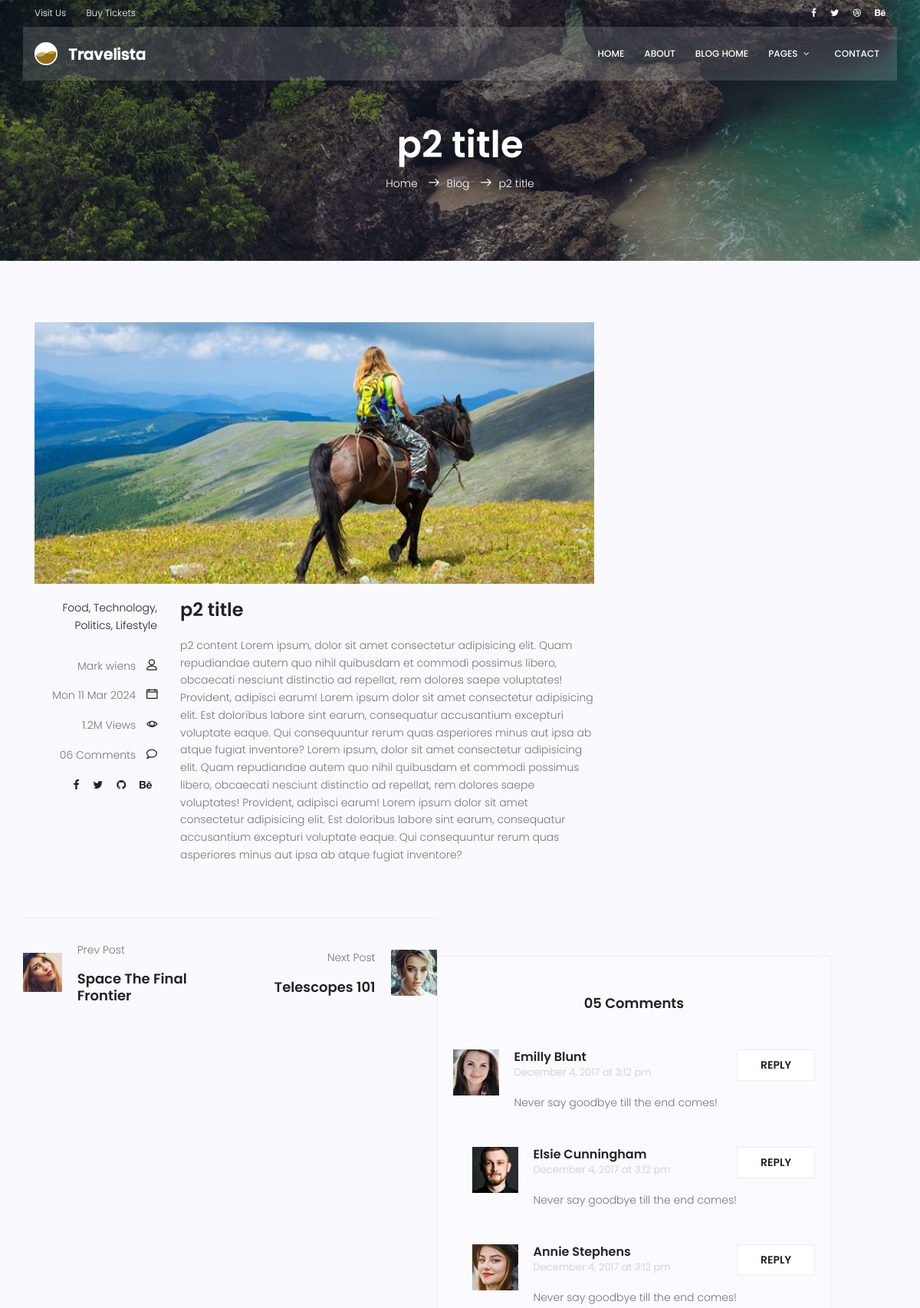
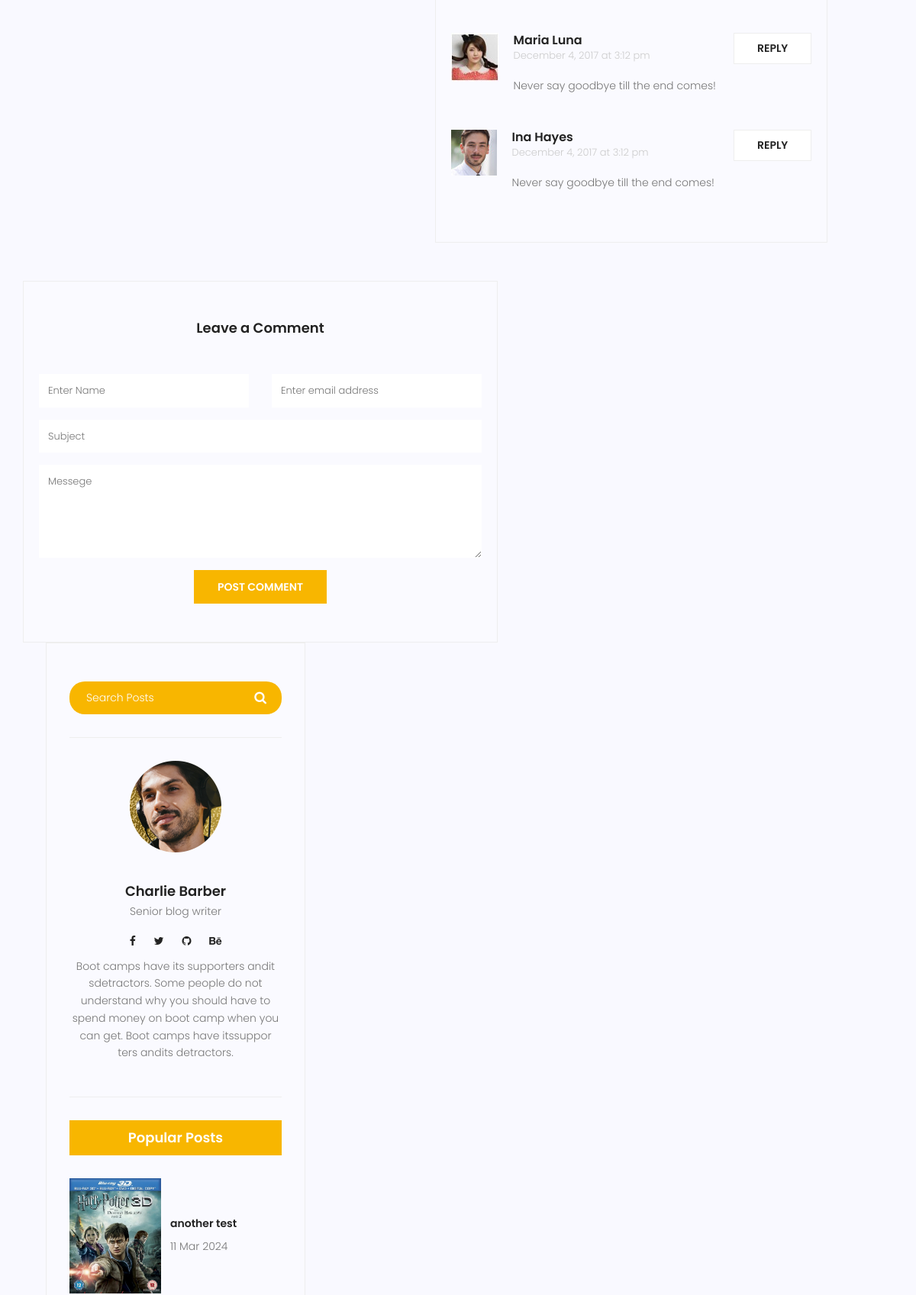
Page /blog/2 (upper part) on the committed database (2 pictures, top to bottom).
### blog/models.py (models this page shows, shortened)
class Post(models.Model):
  category = models.ManyToManyField(Category)
  image = models.ImageField(upload_to='blog/',default='blog/default.jpg')
  author = models.ForeignKey(User, on_delete=models.SET_NULL, null=True)
  title = models.CharField(max_length=255)
  content = models.TextField()
  counted_views = models.IntegerField(default=0)
  status = models.BooleanField(default=False)
  published_date = models.DateTimeField(null=True)
  created_date = models.DateTimeField(auto_now_add=True)
  updated_date = models.DateTimeField(auto_now=True)
  class Meta:
    ordering = ['created_date']

### blog/views.py (the view)
# urls.py: path('<int:pid>', views.blog_single, name='single'),
def blog_single(request,pid):
  post = get_object_or_404(Post,pk=pid)
  return render(request, 'blog/blog-single.html', {
    'post':post
  })

### blog/templatetags/blog-tags.py (called while the page is built)
@register.inclusion_tag('blog/popular-post.html')
def popularposts():
  posts = Post.objects.filter(status=1).order_by("published_date")
  return {
    "posts":posts
  }

### templates/blog/blog-single.html (shortened to what this page needs)
	{% extends 'base.html' %}
	{% load static %}
	{% load blog-tags %}
	{% block content %}
			<section class="relative about-banner">
				<div class="overlay overlay-bg"></div>
				<div class="container">
					<div class="row d-flex align-items-center justify-content-center">
						<div class="about-content col-lg-12">
							<h1 class="text-white">
								{{post.title}}
							</h1>
							<p class="text-white link-nav"><a href="{% url 'website:index' %}">Home </a>  <span class="lnr lnr-arrow-right"></span><a href="{% url 'blog:index' %}">Blog </a> <span class="lnr lnr-arrow-right"></span>{{post.title}}</p>
						</div>
					</div>
				</div>
			</section>
			<section class="post-content-area single-post-area">
				<div class="container">
					<div class="row">
						<div class="col-lg-8 posts-list">
							<div class="single-post row">
								<div class="col-lg-12">
									<div class="feature-img">
										<img class="img-fluid" src="{% static 'img/blog/feature-img1.jpg' %}" alt="">
									</div>
								</div>
								<div class="col-lg-3  col-md-3 meta-details">
									<ul class="tags">
										<li><a href="#">Food,</a></li>
										<li><a href="#">Technology,</a></li>
										<li><a href="#">Politics,</a></li>
										<li><a href="#">Lifestyle</a></li>
									</ul>
									<div class="user-details row">
										<p class="user-name col-lg-12 col-md-12 col-6"><a href="#">Mark wiens</a> <span class="lnr lnr-user"></span></p>
										<p class="date col-lg-12 col-md-12 col-6"><a href="#">{{post.published_date|date:"D d M Y"}}</a> <span class="lnr lnr-calendar-full"></span></p>
										<p class="view col-lg-12 col-md-12 col-6"><a href="#">1.2M Views</a> <span class="lnr lnr-eye"></span></p>
										<p class="comments col-lg-12 col-md-12 col-6"><a href="#">06 Comments</a> <span class="lnr lnr-bubble"></span></p>
										<ul class="social-links col-lg-12 col-md-12 col-6">
											<li><a href="#"><i class="fa fa-facebook"></i></a></li>
											<li><a href="#"><i class="fa fa-twitter"></i></a></li>
											<li><a href="#"><i class="fa fa-github"></i></a></li>
											<li><a href="#"><i class="fa fa-behance"></i></a></li>
										</ul>
									</div>
								</div>
								<div class="col-lg-9 col-md-9">
									<h3 class="mt-20 mb-20">{{post.title}}</h3>
									<p class="excert">
										{{post.content}}
									</p>
								</div>
								</div>
							</div>
							<div class="navigation-area">
								<div class="row">
									<div class="col-lg-6 col-md-6 col-12 nav-left flex-row d-flex justify-content-start align-items-center">
										<div class="thumb">
											<a href="#"><img class="img-fluid" src="{% static 'img/blog/prev.jpg' %}" alt=""></a>
										</div>
										<div class="arrow">
											<a href="#"></a>
										</div>
										<div class="detials">
											<p>Prev Post</p>
											<a href="#"><h4>Space The Final Frontier</h4></a>
										</div>
									</div>
									<div class="col-lg-6 col-md-6 col-12 nav-right flex-row d-flex justify-content-end align-items-center">
										<div class="detials">
											<p>Next Post</p>
											<a href="#"><h4>Telescopes 101</h4></a>
										</div>
										<div class="arrow">
											<a href="#"></a>
										</div>
										<div class="thumb">
											<a href="#"><img class="img-fluid" src="{% static 'img/blog/next.jpg' %}" alt=""></a>
										</div>
									</div>
								</div>
							</div>
							<div class="comments-area">
								<h4>05 Comments</h4>
								<div class="comment-list">
                                    <div class="single-comment justify-content-between d-flex">
                                        <div class="user justify-content-between d-flex">
                                            <div class="thumb">
                                                <img src="{% static 'img/blog/c1.jpg' %}" alt="">
                                            </div>
                                            <div class="desc">
                                                <h5><a href="#">Emilly Blunt</a></h5>
                                                <p class="date">December 4, 2017 at 3:12 pm </p>
                                                <p class="comment">
                                                    Never say goodbye till the end comes!
                                                </p>
                                            </div>
                                        </div>
                                        <div class="reply-btn">
                                               <a href="" class="btn-reply text-uppercase">reply</a>
                                        </div>
                                    </div>
                                </div>
								<div class="comment-list left-padding">
                                    <div class="single-comment justify-content-between d-flex">
                                        <div class="user justify-content-between d-flex">
                                            <div class="thumb">
                                                <img src="{% static 'img/blog/c2.jpg' %}" alt="">
                                            </div>
                                            <div class="desc">
                                                <h5><a href="#">Elsie Cunningham</a></h5>
                                                <p class="date">December 4, 2017 at 3:12 pm </p>
                                                <p class="comment">
                                                    Never say goodbye till the end comes!
                                                </p>
                                            </div>
                                        </div>
                                        <div class="reply-btn">
                                               <a href="" class="btn-reply text-uppercase">reply</a>
                                        </div>
                                    </div>
                                </div>
								<div class="comment-list left-padding">
                                    <div class="single-comment justify-content-between d-flex">
                                        <div class="user justify-content-between d-flex">
                                            <div class="thumb">
                                                <img src="{% static 'img/blog/c3.jpg' %}" alt="">
                                            </div>
                                            <div class="desc">
                                                <h5><a href="#">Annie Stephens</a></h5>
                                                <p class="date">December 4, 2017 at 3:12 pm </p>
                                                <p class="comment">
                                                    Never say goodbye till the end comes!
                                                </p>
                                            </div>
                                        </div>
                                        <div class="reply-btn">
                                               <a href="" class="btn-reply text-uppercase">reply</a>
                                        </div>
                                    </div>
                                </div>
								<div class="comment-list">
                                    <div class="single-comment justify-content-between d-flex">
                                        <div class="user justify-content-between d-flex">
                                            <div class="thumb">
                                                <img src="{% static 'img/blog/c4.jpg' %}" alt="">
                                            </div>
                                            <div class="desc">
                                                <h5><a href="#">Maria Luna</a></h5>
                                                <p class="date">December 4, 2017 at 3:12 pm </p>
                                                <p class="comment">
                                                    Never say goodbye till the end comes!
                                                </p>
                                            </div>
                                        </div>
                                        <div class="reply-btn">
                                               <a href="" class="btn-reply text-uppercase">reply</a>
                                        </div>
                                    </div>
                                </div>
								<div class="comment-list">
                                    <div class="single-comment justify-content-between d-flex">
                                        <div class="user justify-content-between d-flex">
                                            <div class="thumb">
                                                <img src="{% static 'img/blog/c5.jpg' %}" alt="">
                                            </div>
                                            <div class="desc">
                                                <h5><a href="#">Ina Hayes</a></h5>
                                                <p class="date">December 4, 2017 at 3:12 pm </p>
                                                <p class="comment">
                                                    Never say goodbye till the end comes!
                                                </p>
                                            </div>
                                        </div>
                                        <div class="reply-btn">
                                               <a href="" class="btn-reply text-uppercase">reply</a>
                                        </div>
                                    </div>
                                </div>
							</div>
							<div class="comment-form">
								<h4>Leave a Comment</h4>
								<form>
									<div class="form-group form-inline">
									  <div class="form-group col-lg-6 col-md-12 name">
									    <input type="text" class="form-control" id="name" placeholder="Enter Name" onfocus="this.placeholder = ''" onblur="this.placeholder = 'Enter Name'">
									  </div>
									  <div class="form-group col-lg-6 col-md-12 email">
									    <input type="email" class="form-control" id="email" placeholder="Enter email address" onfocus="this.placeholder = ''" onblur="this.placeholder = 'Enter email address'">
									  </div>
									</div>
									<div class="form-group">
										<input type="text" class="form-control" id="subject" placeholder="Subject" onfocus="this.placeholder = ''" onblur="this.placeholder = 'Subject'">
									</div>
									<div class="form-group">
										<textarea class="form-control mb-10" rows="5" name="message" placeholder="Messege" onfocus="this.placeholder = ''" onblur="this.placeholder = 'Messege'" required=""></textarea>
									</div>
									<a href="#" class="primary-btn text-uppercase">Post Comment</a>
								</form>
							</div>
						</div>
						<div class="col-lg-4 sidebar-widgets">
							<div class="widget-wrap">
								<div class="single-sidebar-widget search-widget">
									<form class="search-form" action="#">
			                            <input placeholder="Search Posts" name="search" type="text" onfocus="this.placeholder = ''" onblur="this.placeholder = 'Search Posts'" >
			                            <button type="submit"><i class="fa fa-search"></i></button>
			                        </form>
								</div>
								{% include 'blog/blog-writer.html' %}
								{% popularposts %}
							</div>
						</div>
					</div>
			</section>
			{% endblock %}

### templates/blog/popular-post.html
{% load static %}
{% load blog-tags %}
<div class="single-sidebar-widget popular-post-widget">
  <h4 class="popular-title">Popular Posts</h4>
  <div class="popular-post-list">
    {% for post in posts %}
    <div class="single-post-list d-flex flex-row align-items-center">
      <div class="thumb">
        <img class="img-fluid" src="{{post.image.url}}" alt="">
      </div>
      <div class="details">
        <a href="{% url 'blog:single' pid=post.id %}"><h6>{{post.title}}</h6></a>
        <p>{{post.published_date|date:"d M Y"}}</p>
      </div>
    </div>
    {% endfor %}
  </div>
</div>

### rows in the picture
Post: title "p2 title", published_date "Mon 11 Mar 2024", content "p2 content Lorem ipsum, dolor sit amet consectetur adipisicing elit. Quam repudiandae autem quo nihil quibusdam et commodi possimus libero, obcaecati nesciunt distinctio ad repellat, rem dolores saepe voluptates! Provident, adipisci earum! Lorem ipsum dolor sit amet consectetur adipisicing elit. Est doloribus labore sint earum, consequatur accusantium excepturi voluptate eaque. Qui consequuntur rerum quas asperiores minus aut ipsa ab atque fugiat inventore? Lorem ipsum, dolor sit amet consectetur adipisicing elit. Quam repudiandae autem quo nihil quibusdam et commodi possimus libero, obcaecati nesciunt distinctio ad repellat, rem dolores saepe voluptates! Provident, adipisci earum! Lorem…"
Post: image (picture), title "another test", published_date "11 Mar 2024"
